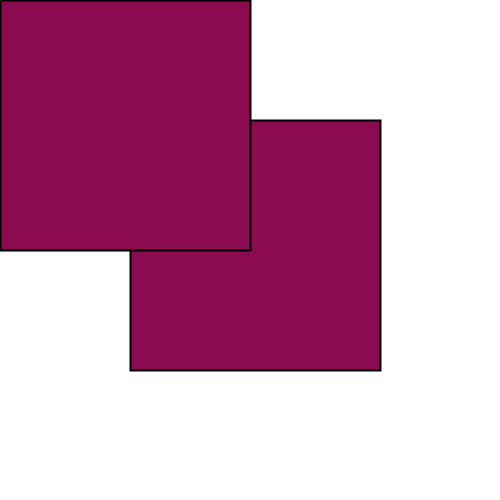
Frame 1 (no input)
Frame 60 (the mouse pressed at the canvas centre just before this capture): identical to frame 1, image omitted
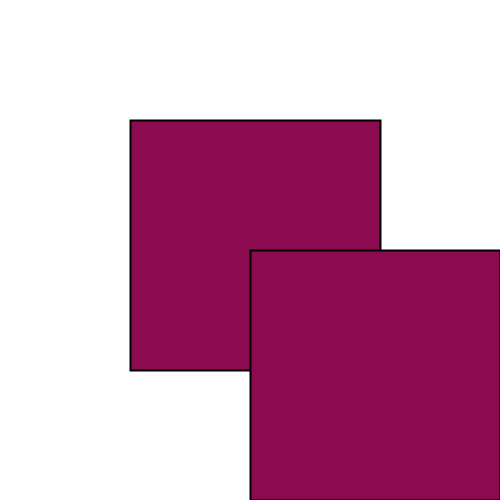
Frame 120 (the mouse held since frame 60 and released just before this capture)

The Processing sketch that drew these frames (run headless with seeded random() and noise(); from frame 60 on, the mouse is pressed at the canvas centre):

// Processing sketch: processing_22483
// ── processing_22483.pde

//KYLE LLESES
//PS2-4
//BOX CHANGES COLOUR WHEN INTERSECTING

void setup() {
  size(500, 500);
  smooth();
  strokeWeight(2);
}


void draw() {
  background(255, 255, 255);
  
    //IF MOUSE INTERSECTS VALUES
    if (intersect(130, 120, 75,  mouseX, mouseY, 75)) {
    fill(255, 20, 147);
  } 
  else {
    fill(139, 10, 80);

  }
  //RECTANGLE
  rect(130, 120, 250, 250);
  //MOVINT RECTANGLE
  rect(mouseX,  mouseY, 250, 250);
}

boolean intersect(float a1, float b1, float c1, float a2, float b2, float c2) {

  float d = dist(a1, b1, a2, b2);

  if ( d < (c1 + c2) ) {

    return true;
  }
  else {
    return false;
  }
} 
